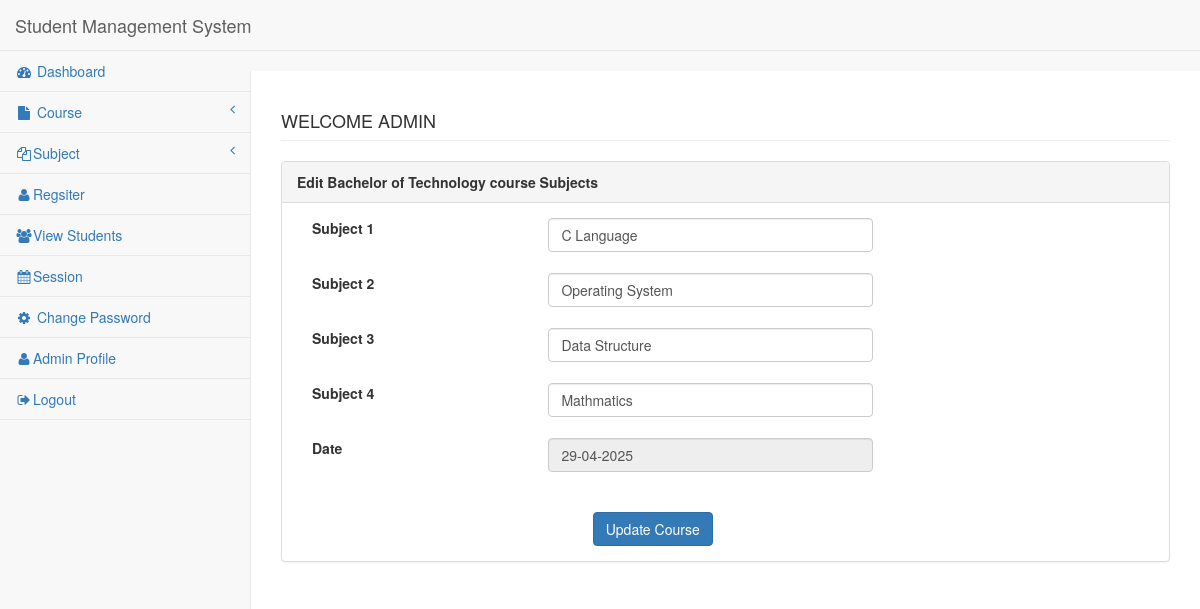
The page /edit-subject.php?sid=1 (signed in) on the database its author committed.
### tables this page shows
CREATE TABLE `subject` (
  `subid` int(11) NOT NULL,
  `cshort` varchar(50) DEFAULT NULL,
  `cfull` varchar(250) DEFAULT NULL,
  `sub1` varchar(250) DEFAULT NULL,
  `sub2` varchar(250) DEFAULT NULL,
  `sub3` varchar(250) DEFAULT NULL,
  `sub4` varchar(255) DEFAULT NULL,
  `dt_created` datetime NOT NULL DEFAULT current_timestamp(),
  `update_date` varchar(200) DEFAULT NULL
);

### edit-subject.php (the view, shortened to what this page needs)
<?php session_start();
include('includes/dbconnection.php');
if (strlen($_SESSION['aid']==0)) {
  header('location:logout.php');
  } else{
?>
<!DOCTYPE html>
<html lang="en">
<head>
<link href="bower_components/bootstrap/dist/css/bootstrap.min.css"
	rel="stylesheet">
<link href="bower_components/metisMenu/dist/metisMenu.min.css"
	rel="stylesheet">
<link href="dist/css/sb-admin-2.css" rel="stylesheet">
<link href="bower_components/font-awesome/css/font-awesome.min.css"
	rel="stylesheet" type="text/css">
</head>
<body>
<form method="post" >
	<div id="wrapper">
		<?php include('leftbar.php')?>;
		<div id="page-wrapper">
			<div class="row">
				<div class="col-lg-12">
					<h4 class="page-header"> <?php echo strtoupper("welcome"." ".htmlentities($_SESSION['login']));?></h4>
				</div>
			</div>
			<div class="row">
				<div class="col-lg-12">
					<div class="panel panel-default">
                            <?php
$subid=intval($_GET['sid']);
$query=mysqli_query($con,"SELECT * FROM `subject` where subid='$subid'");
while($res=mysqli_fetch_array($query)){?>
						<div class="panel-heading"><b>Edit <?php echo $res['cfull'];?> course Subjects</b></div>
						<div class="panel-body">
							<div class="row">
						 	<div class="col-lg-10">
										<div class="form-group">
											<div class="col-lg-4">
<label>Subject 1</label>
</div>
<div class="col-lg-6">
<input class="form-control" name="sub1" id="sub1"  value="<?php echo $res['sub1'];?>" required="required">
</div>
</div>	<br><br>
<div class="form-group">
<div class="col-lg-4">
<label>Subject 2</label>
</div>
<div class="col-lg-6">
<input class="form-control" name="sub2" id="sub2" value="<?php echo $res['sub2'];?>" required="required">
</div>
</div>
<br><br>
<div class="form-group">
<div class="col-lg-4">
<label>Subject 3</label>
</div>
<div class="col-lg-6">
<input class="form-control" name="sub3" id="sub3" value="<?php echo $res['sub3'];?>" required="required"></div>
</div> <br><br>
<div class="form-group">
<div class="col-lg-4">
<label>Subject 4</label>
</div>
<div class="col-lg-6">
<input class="form-control" name="sub4" id="sub4" value="<?php echo $res['sub4'];?>" required="required"></div>
</div> <br><br>
<div class="form-group">
<div class="col-lg-4">
<label>Date</label></div>
<div class="col-lg-6">
<input class="form-control" value="<?php echo date('d-m-Y');?>" readonly="readonly" name="udate"></div></div></div>
<br><br>
<?php }  ?>
<div class="form-group">
<div class="col-lg-4"></div>
<div class="col-lg-6"><br><br><input type="submit" class="btn btn-primary" name="submit" value="Update Course"></button></div>
</div></div></div>
							</div>
						</div>
					</div>
				</div>
			</div>
</form>
</body>
</html>
<?php } ?>

### rows shown on the page
subject: cfull "Bachelor of Technology", sub1 "C Language", sub2 "Operating System", sub3 "Data Structure", sub4 "Mathmatics"
